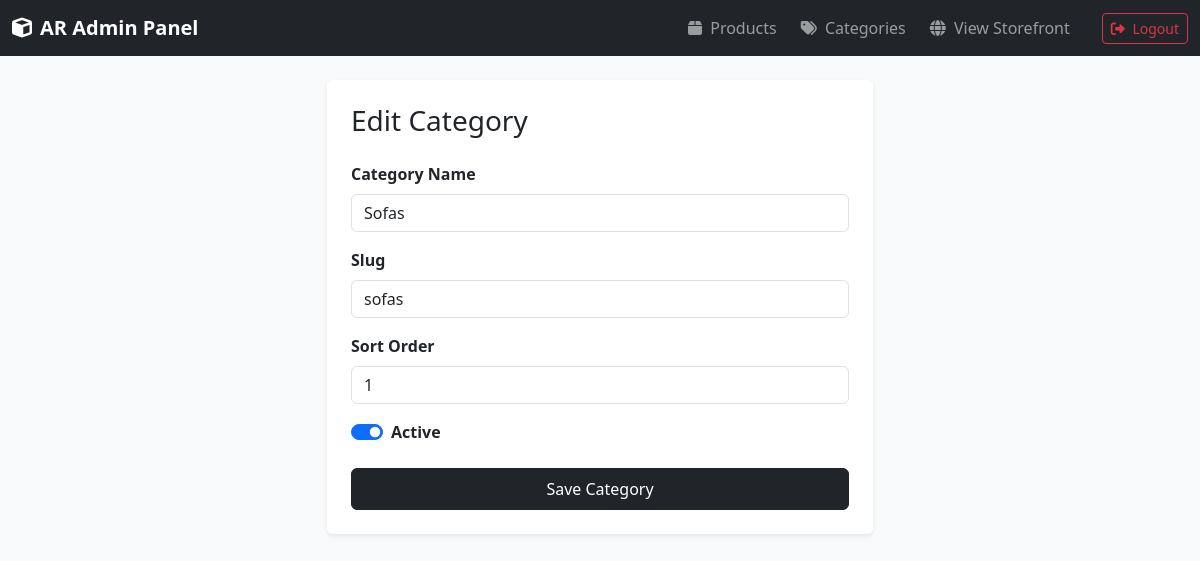
Screenshot of /ar-furniture/admin/category_edit.php?id=1 (signed in) with the database file from the repository.
### tables this page shows
CREATE TABLE IF NOT EXISTS `categories` (
  `id` INT AUTO_INCREMENT PRIMARY KEY,
  `slug` VARCHAR(100) NOT NULL UNIQUE,
  `name` VARCHAR(100) NOT NULL,
  `sort_order` INT DEFAULT 0,
  `is_active` TINYINT(1) DEFAULT 1,
  `created_at` TIMESTAMP DEFAULT CURRENT_TIMESTAMP
);

### ar-furniture/admin/category_edit.php (the view, shortened to what this page needs)
<?php
require_once '../includes/db.php';
require_once '../includes/admin_layout.php';
$id = $_GET['id'] ?? null;
$category = ['name' => '', 'slug' => '', 'sort_order' => 0, 'is_active' => 1];
if ($id) {
    $stmt = $pdo->prepare("SELECT * FROM categories WHERE id = ? LIMIT 1");
    $stmt->execute([$id]);
    $existing = $stmt->fetch();
    if ($existing) {
        $category = $existing;
    }
}
?>
<div class="row justify-content-center">
    <div class="col-md-6">
        <div class="card border-0 shadow-sm">
            <div class="card-body p-4">
                <h3 class="mb-4"><?= $id ? 'Edit Category' : 'Add New Category' ?></h3>
                <form method="POST">
                    <div class="mb-3">
                        <label class="form-label fw-semibold">Category Name</label>
                        <input type="text" name="name" class="form-control" value="<?= htmlspecialchars($category['name']) ?>" required>
                    </div>
                    <div class="mb-3">
                        <label class="form-label fw-semibold">Slug</label>
                        <input type="text" name="slug" class="form-control" value="<?= htmlspecialchars($category['slug']) ?>" placeholder="Leave blank to auto-generate">
                    </div>
                    <div class="mb-3">
                        <label class="form-label fw-semibold">Sort Order</label>
                        <input type="number" name="sort_order" class="form-control" value="<?= htmlspecialchars($category['sort_order']) ?>">
                    </div>
                    <div class="mb-4 form-check form-switch">
                        <input class="form-check-input" type="checkbox" name="is_active" id="catActive" value="1" <?= $category['is_active'] ? 'checked' : '' ?>>
                        <label class="form-check-label fw-semibold" for="catActive">Active</label>
                    </div>
                    <button type="submit" class="btn btn-dark w-100 py-2">Save Category</button>
                </form>
            </div>
        </div>
    </div>
</div>
<?php require_once '../includes/admin_footer.php'; ?>

### ar-furniture/css/styles.css (style rules this page uses)
:root { --bs-primary: #2c3e50; --bs-primary-rgb: 44, 62, 80; }
body { font-family: system-ui, -apple-system, "Segoe UI", Roboto, Helvetica, Arial, sans-serif; background-color: #f8f9fa; color: #333; }

### rows the page displays
categories: name "Sofas", slug "sofas", sort_order "1", is_active "☑"
